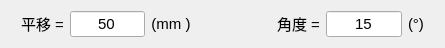
      <widget class="QWidget" name="layoutWidget">
       <property name="geometry">
        <rect>
         <x>340</x>
         <y>40</y>
         <width>445</width>
         <height>41</height>
        </rect>
       </property>
       <layout class="QHBoxLayout" name="horizontalLayout_153">
        <item>
         <spacer name="horizontalSpacer_6">
          <property name="orientation">
           <enum>Qt::Horizontal</enum>
          </property>
          <property name="sizeType">
           <enum>QSizePolicy::Fixed</enum>
          </property>
          <property name="sizeHint" stdset="0">
           <size>
            <width>10</width>
            <height>5</height>
           </size>
          </property>
         </spacer>
        </item>
        <item>
         <widget class="QLabel" name="TranslateTextLabel">
          <property name="sizePolicy">
           <sizepolicy hsizetype="Preferred" vsizetype="Fixed">
            <horstretch>0</horstretch>
            <verstretch>0</verstretch>
           </sizepolicy>
          </property>
          <property name="font">
           <font>
            <pointsize>11</pointsize>
           </font>
          </property>
          <property name="layoutDirection">
           <enum>Qt::LeftToRight</enum>
          </property>
          <property name="text">
           <string>平移 =</string>
          </property>
          <property name="alignment">
           <set>Qt::AlignCenter</set>
          </property>
         </widget>
        </item>
        <item>
         <widget class="QLineEdit" name="TranslateDistanceLineEdit">
          <property name="font">
           <font>
            <pointsize>11</pointsize>
           </font>
          </property>
          <property name="text">
           <string>50</string>
          </property>
          <property name="alignment">
           <set>Qt::AlignCenter</set>
          </property>
         </widget>
        </item>
        <item>
         <widget class="QLabel" name="label_355">
          <property name="sizePolicy">
           <sizepolicy hsizetype="Preferred" vsizetype="Fixed">
            <horstretch>0</horstretch>
            <verstretch>0</verstretch>
           </sizepolicy>
          </property>
          <property name="font">
           <font>
            <pointsize>11</pointsize>
           </font>
          </property>
          <property name="text">
           <string>(mm )</string>
          </property>
          <property name="alignment">
           <set>Qt::AlignCenter</set>
          </property>
         </widget>
        </item>
        <item>
         <spacer name="horizontalSpacer_5">
          <property name="orientation">
           <enum>Qt::Horizontal</enum>
          </property>
          <property name="sizeType">
           <enum>QSizePolicy::Fixed</enum>
          </property>
          <property name="sizeHint" stdset="0">
           <size>
            <width>80</width>
            <height>5</height>
           </size>
          </property>
         </spacer>
        </item>
        <item>
         <widget class="QLabel" name="RotateTextLabel">
          <property name="sizePolicy">
           <sizepolicy hsizetype="Preferred" vsizetype="Fixed">
            <horstretch>0</horstretch>
            <verstretch>0</verstretch>
           </sizepolicy>
          </property>
          <property name="font">
           <font>
            <pointsize>11</pointsize>
           </font>
          </property>
          <property name="layoutDirection">
           <enum>Qt::LeftToRight</enum>
          </property>
          <property name="text">
           <string>角度 =</string>
          </property>
         </widget>
        </item>
        <item>
         <widget class="QLineEdit" name="RotateAngleLineEdit">
          <property name="font">
           <font>
            <pointsize>11</pointsize>
           </font>
          </property>
          <property name="text">
           <string>15</string>
          </property>
          <property name="alignment">
           <set>Qt::AlignCenter</set>
          </property>
         </widget>
        </item>
        <item>
         <widget class="QLabel" name="label_354">
          <property name="sizePolicy">
           <sizepolicy hsizetype="Preferred" vsizetype="Fixed">
            <horstretch>0</horstretch>
            <verstretch>0</verstretch>
           </sizepolicy>
          </property>
          <property name="font">
           <font>
            <pointsize>11</pointsize>
           </font>
          </property>
          <property name="text">
           <string>(°)</string>
          </property>
         </widget>
        </item>
        <item>
         <spacer name="horizontalSpacer_7">
          <property name="orientation">
           <enum>Qt::Horizontal</enum>
          </property>
          <property name="sizeType">
           <enum>QSizePolicy::Fixed</enum>
          </property>
          <property name="sizeHint" stdset="0">
           <size>
            <width>10</width>
            <height>5</height>
           </size>
          </property>
         </spacer>
        </item>
       </layout>
      </widget>
